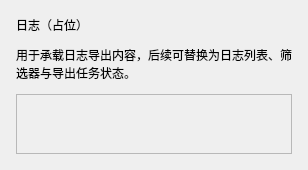
<?xml version="1.0" encoding="UTF-8"?>
<ui version="4.0">
 <class>LogPage</class>
 <widget class="QWidget" name="LogPage">
  <layout class="QVBoxLayout" name="verticalLayout">
   <property name="spacing">
    <number>12</number>
   </property>
   <property name="leftMargin">
    <number>16</number>
   </property>
   <property name="topMargin">
    <number>16</number>
   </property>
   <property name="rightMargin">
    <number>16</number>
   </property>
   <property name="bottomMargin">
    <number>16</number>
   </property>
   <item>
    <widget class="QLabel" name="titleLabel">
     <property name="text">
      <string>日志（占位）</string>
     </property>
     <property name="alignment">
      <set>Qt::AlignLeft|Qt::AlignVCenter</set>
     </property>
    </widget>
   </item>
   <item>
    <widget class="QLabel" name="descLabel">
     <property name="text">
      <string>用于承载日志导出内容，后续可替换为日志列表、筛选器与导出任务状态。</string>
     </property>
     <property name="alignment">
      <set>Qt::AlignLeft|Qt::AlignVCenter</set>
     </property>
     <property name="wordWrap">
      <bool>true</bool>
     </property>
    </widget>
   </item>
   <item>
    <widget class="QFrame" name="panelFrame">
     <property name="frameShape">
      <enum>QFrame::StyledPanel</enum>
     </property>
     <property name="frameShadow">
      <enum>QFrame::Plain</enum>
     </property>
     <layout class="QVBoxLayout" name="verticalLayoutPanel">
      <item>
       <spacer name="verticalSpacerPanel">
        <property name="orientation">
         <enum>Qt::Vertical</enum>
        </property>
        <property name="sizeHint" stdset="0">
         <size>
          <width>20</width>
          <height>40</height>
         </size>
        </property>
       </spacer>
      </item>
     </layout>
    </widget>
   </item>
  </layout>
 </widget>
 <resources/>
 <connections/>
</ui>
